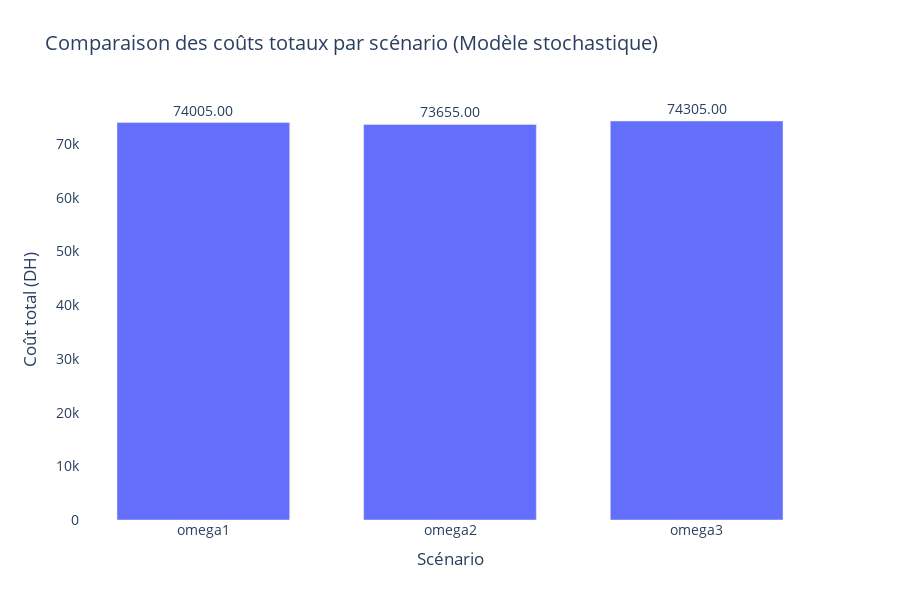

This figure's notebook cell:
### Code cell
import pandas as pd
import plotly.express as px

# ==== 1️⃣ Calcul des coûts ====

# Coût commun (z, x)
cout_fixe = 0
for e in E:
    for s in S:
        for t in T:
            cout_fixe += gamma[(e,s)] * (
                sum(C_main[(e,s,p)] * pulp.value(x[(e,s,p,t)]) for p in P)
                + C_piece[(e,s)] * pulp.value(z[(e,s,t)])
                + C_sous[(e,s)] * pulp.value(z[(e,s,t)])
            )

# Coût total par scénario ω
cout_total_omega = {}
cout_achat_omega = {}

for omega in Omega:
    cout_u = 0
    for r in R:
        for t in T:
            cout_u += C_achat[r] * pulp.value(u[(r,t,omega)])
    
    cout_total = cout_fixe + cout_u
    cout_total_omega[omega] = cout_total
    cout_achat_omega[omega] = cout_u

# ==== 2️⃣ Construire le DataFrame ====

df_cout = pd.DataFrame({
    'Scénario': list(cout_total_omega.keys()),
    'Coût_fixe (DH)': [cout_fixe for _ in Omega],
    'Coût_achats_suppl (DH)': list(cout_achat_omega.values()),
    'Coût_total (DH)': list(cout_total_omega.values())
})

# Arrondir pour l'affichage
df_cout['Coût_fixe (DH)'] = df_cout['Coût_fixe (DH)'].round(2)
df_cout['Coût_achats_suppl (DH)'] = df_cout['Coût_achats_suppl (DH)'].round(2)
df_cout['Coût_total (DH)'] = df_cout['Coût_total (DH)'].round(2)

# ==== 3️⃣ Afficher la table ====

print("\n=== Tableau des coûts par scénario ===")
print(df_cout)

# ==== 4️⃣ Graphique comparatif des coûts ====

fig = px.bar(
    df_cout,
    x='Scénario',
    y='Coût_total (DH)',
    text='Coût_total (DH)',
    title="Comparaison des coûts totaux par scénario (Modèle stochastique)",
    labels={'Coût_total (DH)': 'Coût total (DH)'}
)

# Améliorer l'esthétique
fig.update_traces(texttemplate='%{text:.2f}', textposition='outside')
fig.update_layout(
    height=600,
    title_font_size=20,
    font=dict(size=14),
    plot_bgcolor='white',
    paper_bgcolor='white',
    bargap=0.3
)

# Afficher le graphe
fig.show()

### Figure 1 — Plotly figure (JSON) as saved in the notebook; plotly's stock layout.template omitted (floating-point values rounded to 4 significant figures)
{"data": [{"hovertemplate": "Scénario=%{x}<br>Coût total (DH)=%{text}<extra></extra>", "legendgroup": "", "marker": {"color": "#636efa", "pattern": {"shape": ""}}, "name": "", "orientation": "v", "showlegend": false, "text": [74000.0, 73660.0, 74300.0], "textposition": "outside", "texttemplate": "%{text:.2f}", "type": "bar", "x": ["omega1", "omega2", "omega3"], "xaxis": "x", "y": [74000.0, 73660.0, 74300.0], "yaxis": "y"}], "layout": {"bargap": 0.3, "barmode": "relative", "font": {"size": 14}, "height": 600, "legend": {"tracegroupgap": 0}, "paper_bgcolor": "white", "plot_bgcolor": "white", "title": {"font": {"size": 20}, "text": "Comparaison des coûts totaux par scénario (Modèle stochastique)"}, "xaxis": {"anchor": "y", "domain": [0, 1], "title": {"text": "Scénario"}}, "yaxis": {"anchor": "x", "domain": [0, 1], "title": {"text": "Coût total (DH)"}}}}
